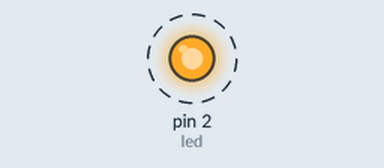
A program run on a simulated MicroPython board. On the bench: output pins drawn as LEDs (lit = HIGH). Dashed ring = blinking. The clock reads 2024-03-15 10:24:30 at power-on unless the program sets it; what the program prints to the serial console is not drawn. At 9.1 s the program stops and its outputs stay as they are.

Above: at 0.15 s.
Timing chart, 0 to 3.0 s (numbered marks = the images above):
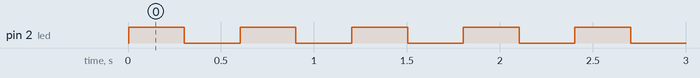

The program:

main.py
```python
import time
from machine import Pin
import machine
import webrepl
import sys
import os
sys.path.append("/parts")


from customtime import printtime


ota_fetch()
gc.collect()

print("i'll flash for a couple of times just to amuse you")
#just a comment
led=Pin(2,Pin.OUT)
for i in range(0,10):
    led.value(1)
    time.sleep(0.3)
    led.value(0)
    time.sleep(0.3)

webrepl.start()
#just another comment to see whats what
#anadavan
print("READY")
printtime()
```

boot.py
```python
import network
import time
import senko #ota
import machine

OTA = senko.Senko(user="gamb1t9", repo="micropython_clock", branch="develop", working_dir="main", files = ["boot.py", "main.py", "parts/customtime.py"])

def ota_pull():
    gc.collect()
    if OTA.update():
        print("Updated to the latest version! Rebooting...")
        machine.reset()

def ota_fetch():
    gc.collect()
    if OTA.fetch():
        print("There are available updates on the DEVELOP branch")
        ota_pull()
    else:
        print("there are NO updates on dev!!!")


# Wifi stuff
ssid="WONDERLAND"
pw="Kiskutya9"
nic = network.WLAN(network.STA_IF)
nic.active(True)
nic.ifconfig(('192.168.0.250', '255.255.255.0', '192.168.0.1', '8.8.8.8'))

# retry if fails
for i in range(5):
    while True:
        try:
            if not nic.isconnected():
                nic.connect(ssid, pw)
            break
        except OSError: #Wifi Internal Error
            print("Failed at try " + i + ", trying again...")
            time.sleep(2)
            continue

print("connected. IPs: " +str(nic.ifconfig()))

# time.sleep(3)
# if not nic.isconnected():
#     while not nic.isconnected():
#             print("unable to connect, trying again in 3")
#             time.sleep(3)
#             nic.connect(ssid, pw)
# else:
#     print("connected. IPs: " +str(nic.ifconfig()))
```

Measured:
- by itself, pin 2 (led): alternates HIGH for 0.30 s and LOW for 0.30 s, 20 changes in all, then stays LOW
